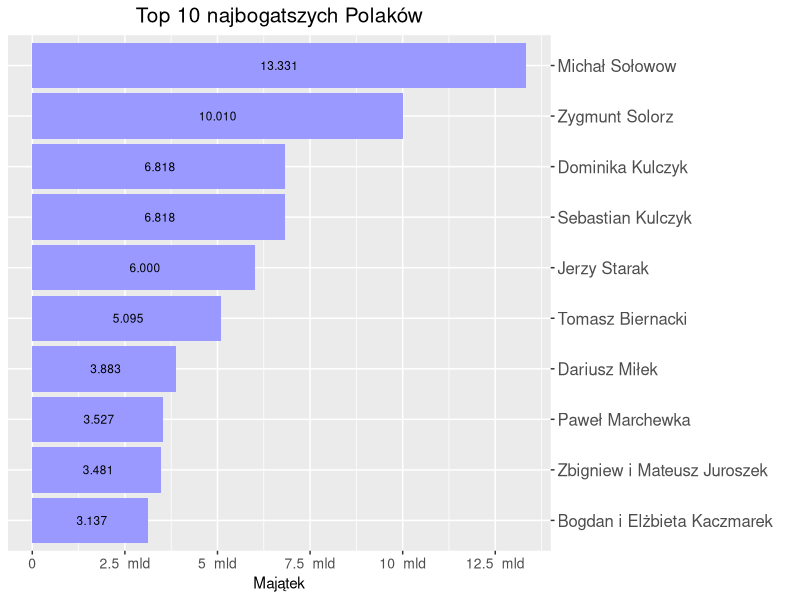

Recreate this plot in R.
## ---- chunk 1
library(ggplot2)

people <- c('Michał Sołowow', 'Zygmunt Solorz', 'Dominika Kulczyk', 'Sebastian Kulczyk', 'Jerzy Starak', 'Tomasz Biernacki',
           'Dariusz Miłek', 'Paweł Marchewka', 'Zbigniew i Mateusz Juroszek', 'Bogdan i Elżbieta Kaczmarek')
net.worth <- c(13.331, 10.01, 6.818, 6.818, 6.0, 5.095, 3.883, 3.527, 3.481, 3.137)


df <- data.frame(Osoby=people, Majatek=net.worth)
breaks <- c(0, 2.5, 5, 7.5, 10, 12.5, 15)
labels <- paste(breaks, ' mld')
labels[1] <- '0'


ggplot(df, aes(x = Osoby, y = Majatek, label = format(round(Majatek, digits=3), nsmall=3))) +
  geom_bar(stat='identity', fill = "#9999ff") + 
  scale_x_discrete(limits = rev(people), position = 'top') +
  scale_y_continuous(breaks = breaks, labels = labels) + 
  coord_flip() + 
  geom_text(size = 3, position = position_stack(vjust = 0.5)) +
  ggtitle('Top 10 najbogatszych Polaków') +
  xlab('') + ylab('Majątek') +
  theme(plot.title = element_text(hjust = 0.5, size=15),
        axis.text.y = element_text(size=12),
        axis.text.x = element_text(size=10))
